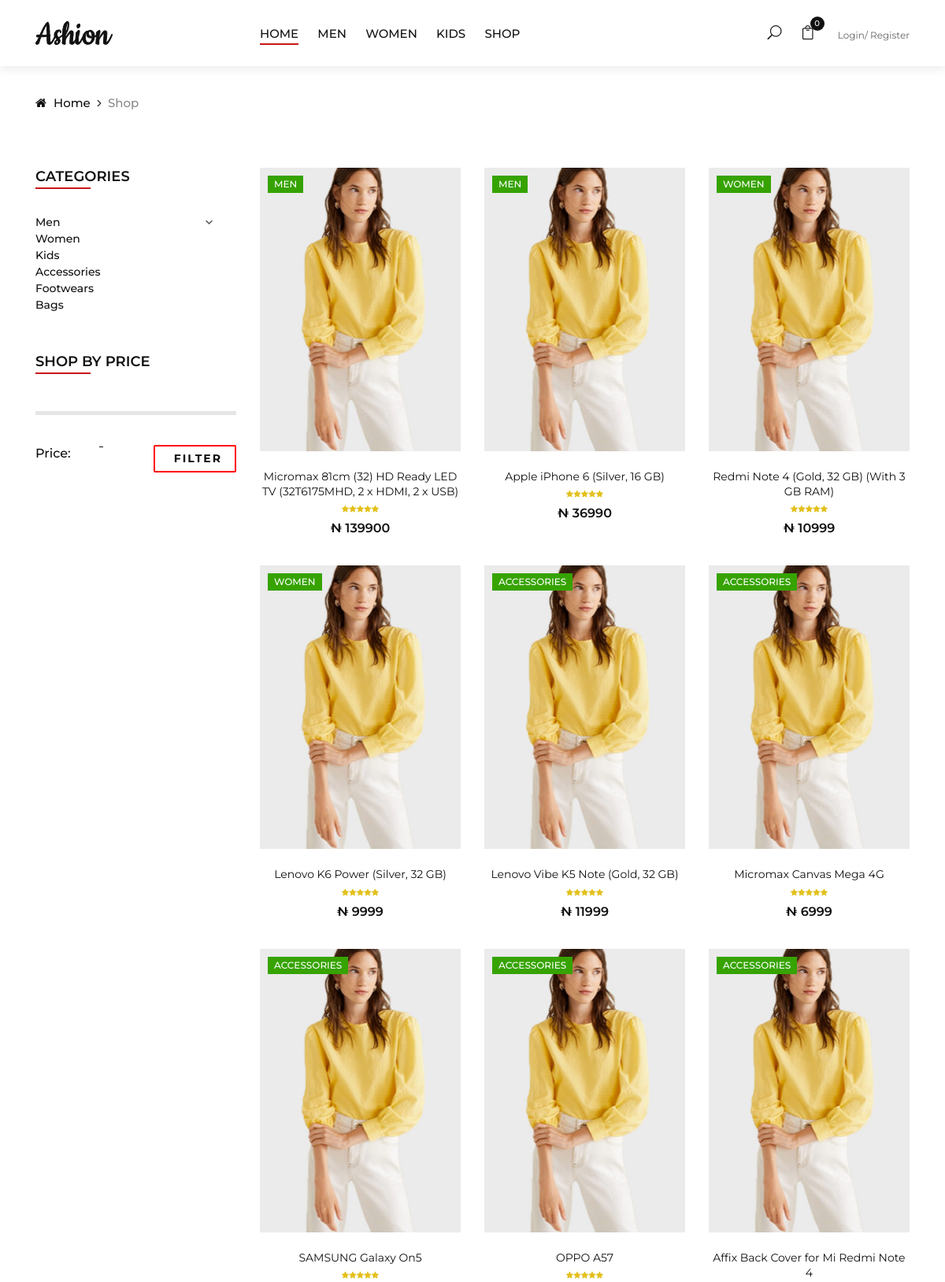
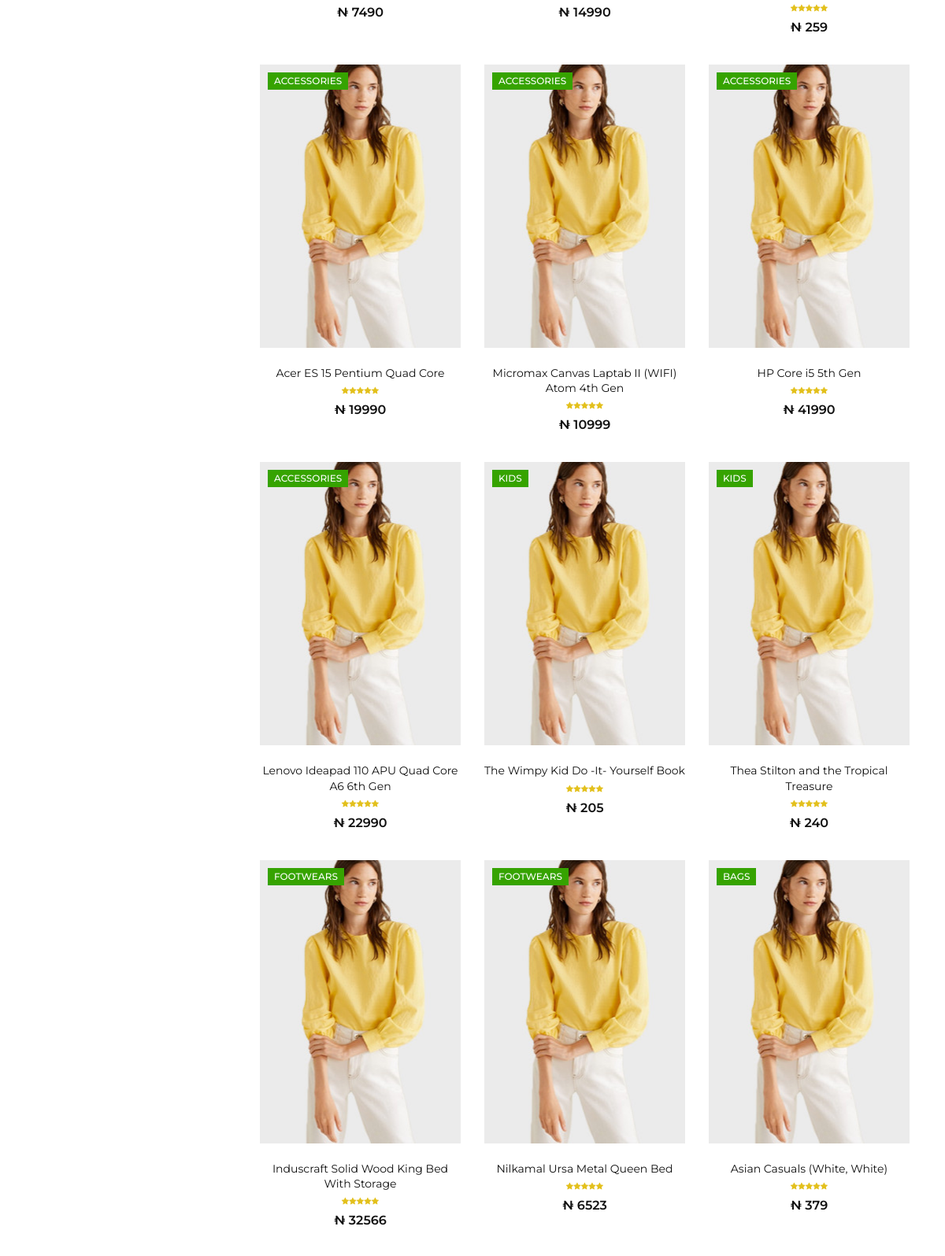
The page /shop.php (upper part) on the database its author committed (2 pictures, top to bottom).
### tables this page shows
CREATE TABLE IF NOT EXISTS `category` (
  `id` int(11) NOT NULL AUTO_INCREMENT,
  `categoryName` varchar(255) DEFAULT NULL,
  `categoryDescription` longtext,
  `creationDate` timestamp NOT NULL DEFAULT CURRENT_TIMESTAMP,
  `updationDate` varchar(255) DEFAULT NULL,
  PRIMARY KEY (`id`)
);

CREATE TABLE IF NOT EXISTS `products` (
  `id` int(11) NOT NULL AUTO_INCREMENT,
  `category` int(11) NOT NULL,
  `subCategory` int(11) DEFAULT NULL,
  `productName` varchar(255) DEFAULT NULL,
  `productCompany` varchar(255) DEFAULT NULL,
  `productPrice` int(11) DEFAULT NULL,
  `productQuantity` int(11) DEFAULT NULL,
  `productPriceBeforeDiscount` int(11) DEFAULT NULL,
  `productDescription` longtext,
  `productImage1` varchar(255) DEFAULT NULL,
  `productImage2` varchar(255) DEFAULT NULL,
  `productImage3` varchar(255) DEFAULT NULL,
  `shippingCharge` int(11) DEFAULT NULL,
  `productAvailability` varchar(255) DEFAULT NULL,
  `postingDate` timestamp NULL DEFAULT CURRENT_TIMESTAMP,
  `updationDate` varchar(255) DEFAULT NULL,
  PRIMARY KEY (`id`)
);

### shop.php (the view, shortened to what this page needs)
<?php
include('includes/config.php');
?>
<!DOCTYPE html>
<html lang="zxx">
<head>
    <link rel="stylesheet" href="css/bootstrap.min.css" type="text/css">
    <link rel="stylesheet" href="css/font-awesome.min.css" type="text/css">
    <link rel="stylesheet" href="css/elegant-icons.css" type="text/css">
    <link rel="stylesheet" href="css/jquery-ui.min.css" type="text/css">
    <link rel="stylesheet" href="css/magnific-popup.css" type="text/css">
    <link rel="stylesheet" href="css/owl.carousel.min.css" type="text/css">
    <link rel="stylesheet" href="css/slicknav.min.css" type="text/css">
    <link rel="stylesheet" href="css/style.css" type="text/css">
</head>
<body>
    <?php include('includes/header.php');?>
    <div class="breadcrumb-option">
        <div class="container">
            <div class="row">
                <div class="col-lg-12">
                    <div class="breadcrumb__links">
                        <a href="./index.html"><i class="fa fa-home"></i> Home</a>
                        <span>Shop</span>
                    </div>
                </div>
            </div>
        </div>
    </div>
    <section class="shop spad">
        <div class="container">
            <div class="row">
                <div class="col-lg-3 col-md-3">
                    <div class="shop__sidebar">
                        <div class="sidebar__categories">
                            <div class="section-title">
                                <h4>Categories</h4>
                            </div>
                            <div class="categories__accordion">
                                <div class="accordion" id="accordionExample">
                                    <div class="card">
                                        <div class="card-heading">
                                        <?php $sql=mysqli_query($con,"select id,categoryName  from category");
while($row=mysqli_fetch_array($sql))
{
    ?>
                                          <a href="category.php?cid=<?php echo $row['id'];?>"></i>
                <?php echo $row['categoryName'];?></a>
                                            <?php }?>
                                        </div>
                                    </div>
                                </div>
                            </div>
                        </div>
                        <div class="sidebar__filter">
                            <div class="section-title">
                                <h4>Shop by price</h4>
                            </div>
                            <div class="filter-range-wrap">
                                <div class="price-range ui-slider ui-corner-all ui-slider-horizontal ui-widget ui-widget-content"
                                data-min="33" data-max="99"></div>
                                <div class="range-slider">
                                    <div class="price-input">
                                        <p>Price:</p>
                                        <input type="text" id="minamount">
                                        <input type="text" id="maxamount">
                                    </div>
                                </div>
                            </div>
                            <a href="#">Filter</a>
                        </div>
                    </div>
                </div>
                <div class="col-lg-9 col-md-9">
                    <div class="row">
                    <?php $sql=mysqli_query($con,"select products.*,category.categoryName as cat from products join category on category.id=products.category");
while($row=mysqli_fetch_array($sql))
{
    ?>
                        <div class="col-lg-4 col-md-6">
                        <div class="product__item">
                    <div class="product__item__pic set-bg" data-setbg="img/product/product-1.jpg">
                        <div class="label new"><?php echo htmlentities($row['cat']);?></div>
                        <ul class="product__hover">
                        </ul>
                    </div>
                    <div class="product__item__text">
                        <h6><a href="product-details.php?pid=<?php echo htmlentities($row['id']);?>"><?php echo htmlentities($row['productName']);?></a></h6>
                        <div class="rating">
                            <i class="fa fa-star"></i>
                            <i class="fa fa-star"></i>
                            <i class="fa fa-star"></i>
                            <i class="fa fa-star"></i>
                            <i class="fa fa-star"></i>
                        </div>
                        <div class="product__price">₦  <?php echo htmlentities($row['productPrice']);?></div>
                    </div>
                </div>
                        </div>
                        <?php } ?>
                    </div>
                </div>
            </div>
        </div>
    </section>
</body>
</html>

### includes/header.php (shortened to what this page needs)
    <header class="header">
        <div class="container-fluid">
            <div class="row">
                <div class="col-xl-3 col-lg-2">
                    <div class="header__logo">
                        <a href="./index.html"><img src="img/logo.png" alt=""></a>
                    </div>
                </div>
                <div class="col-xl-6 col-lg-7">
                    <nav class="header__menu">
                        <ul>
                            <li class="active"><a href="index.php">Home</a></li>
                            <?php $sql=mysqli_query($con,"select id,categoryName  from category limit 3");
while($row=mysqli_fetch_array($sql))
{
    ?>
                            <li><a href="category.php?cid=<?php echo $row['id'];?>"><?php echo $row['categoryName'];?></a></li>
                            <?php } ?>
                            <li><a href="shop.php">Shop</a></li>
                        </ul>
                    </nav>
                </div>
                <div class="col-lg-3">
                    <div class="header__right">
                        <ul class="header__right__widget">
                            <li><span class="icon_search search-switch"></span></li>
                            <li><a href="my-cart.php"><span class="icon_bag_alt"></span>
                            <?php
if(!empty($_SESSION['cart'])){
	?>
                                <div class="tip"><?php echo $_SESSION['qnty'];?></div>
<?php }else  {?>
                                    <div class="tip">0</div>
                                    <?php }?>
                            </a></li>
                        </ul>
                        <div class="header__right__auth">
                  <?php if(strlen($_SESSION['login'])==0)
    {   ?>
                            <a href="login.php">Login/ Register</a>
                            <?php }
else{ ?>
                         <a href="logout.php">Logout</a>
                         <?php } ?>
                        </div>
                    </div>
                </div>
            </div>
        </div>
    </header>

### rows shown on the page
category: categoryName "MEN", categoryName "Men"
category: categoryName "WOMEN", categoryName "Women"
category: categoryName "KIDS", categoryName "Kids"
category: categoryName "Accessories"
category: categoryName "Footwears"
category: categoryName "Bags"
products: category.categoryName "MEN", productName "Micromax 81cm (32) HD Ready LED TV (32T6175MHD, 2 x HDMI, 2 x USB)", productPrice "139900"
products: category.categoryName "MEN", productName "Apple iPhone 6 (Silver, 16 GB)", productPrice "36990"
products: category.categoryName "WOMEN", productName "Redmi Note 4 (Gold, 32 GB) (With 3 GB RAM)", productPrice "10999"
products: category.categoryName "WOMEN", productName "Lenovo K6 Power (Silver, 32 GB)", productPrice "9999"
products: category.categoryName "ACCESSORIES", productName "Lenovo Vibe K5 Note (Gold, 32 GB)", productPrice "11999"
products: category.categoryName "ACCESSORIES", productName "Micromax Canvas Mega 4G", productPrice "6999"
products: category.categoryName "ACCESSORIES", productName "SAMSUNG Galaxy On5", productPrice "7490"
products: category.categoryName "ACCESSORIES", productName "OPPO A57", productPrice "14990"
products: category.categoryName "ACCESSORIES", productName "Affix Back Cover for Mi Redmi Note 4", productPrice "259"
products: category.categoryName "ACCESSORIES", productName "Acer ES 15 Pentium Quad Core", productPrice "19990"
products: category.categoryName "ACCESSORIES", productName "Micromax Canvas Laptab II (WIFI) Atom 4th Gen", productPrice "10999"
products: category.categoryName "ACCESSORIES", productName "HP Core i5 5th Gen", productPrice "41990"
products: category.categoryName "ACCESSORIES", productName "Lenovo Ideapad 110 APU Quad Core A6 6th Gen", productPrice "22990"
products: category.categoryName "KIDS", productName "The Wimpy Kid Do -It- Yourself Book", productPrice "205"
products: category.categoryName "KIDS", productName "Thea Stilton and the Tropical Treasure", productPrice "240"
products: category.categoryName "FOOTWEARS", productName "Induscraft Solid Wood King Bed With Storage", productPrice "32566"
products: category.categoryName "FOOTWEARS", productName "Nilkamal Ursa Metal Queen Bed", productPrice "6523"
products: category.categoryName "BAGS", productName "Asian Casuals (White, White)", productPrice "379"
